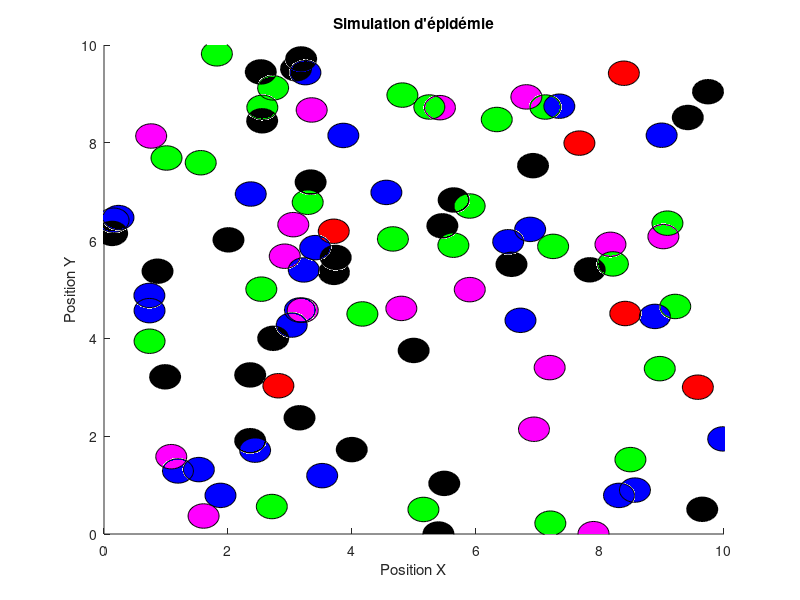

MATLAB code to generate this figure:
function simulate_epidemic()

    % Paramètres de la simulation
    num_individuals = 100;  % Nombre total d'individus
    num_infected = 1;       % Nombre initial d'individus infectés
    simulation_time = 100;  % Durée de la simulation

    % Paramètres du système différentiel
    beta = 0.3;   % Taux de transmission
    alpha = 0.1;  % Taux de récupération
    gamma = 0.05; % Taux de transition de I à T
    eta = 0.02;   % Taux de transition de T à R
    delta = 0.1;  % Facteur pour le modèle de délai

    % Conditions initiales du système différentiel
    S = 0.99;
    I = 0.01;
    T = 0;
    R = 0;

    % Créer la figure et définir les axes
    figure;
    axis([0 10 0 10]);
    xlabel('Position X');
    ylabel('Position Y');
    title('Simulation d''épidémie');

    % Initialiser les positions et les états des individus
    positions = 10 * rand(num_individuals, 2);  % Positions aléatoires
    states = zeros(num_individuals, 1);          % 0: Sain, 1: Infecté, 2: Exposé, 3: Récupéré, 4: Décédé
    states(1:num_infected) = 1;                 % Définir les premiers individus comme infectés

    % Couleurs pour les différents états
    colors = ['b'; 'r'; 'm'; 'g'; 'k'];  % Bleu: Sain, Rouge: Infecté, Magenta: Exposé, Vert: Récupéré, Noir: Décédé

    % Dessiner les cercles pour chaque individu
    circles = cell(num_individuals, 1);
    for i = 1:num_individuals
        circles{i} = rectangle('Position', [positions(i, 1)-0.25, positions(i, 2)-0.25, 0.5, 0.5], ...
            'Curvature', [1, 1], 'FaceColor', colors(states(i)+1, :));
    end

    % Boucle de simulation
    for t = 1:simulation_time
        % Mettre à jour les états des individus en fonction des valeurs du système différentiel
        dS = -beta * S * I;
        dI = beta * S * I - (alpha + gamma) * I;
        dT = gamma * I - eta * T;
        dR = eta * T;
        
        % Mise à jour des populations
        S = S + dS;
        I = I + dI;
        T = T + dT;
        R = R + dR;
        
        % Mettre à jour les états des individus en fonction des nouvelles valeurs du système différentiel
        for i = 1:num_individuals
            % Déplacer les individus aléatoirement
            positions(i, :) = positions(i, :) + randn(1, 2) * 0.1;

            % Vérifier les collisions avec les bords de la zone
            positions(i, 1) = max(min(positions(i, 1), 10), 0);
            positions(i, 2) = max(min(positions(i, 2), 10), 0);
            
            % Définir l'état en fonction des valeurs des populations
            if rand < S
                states(i) = 0;  % Sain
            elseif rand < S + I
                states(i) = 1;  % Infecté
            elseif rand < S + I + T
                states(i) = 2;  % Exposé
            elseif rand < S + I + T + R
                states(i) = 3;  % Récupéré
            else
                states(i) = 4;  % Décédé
            end

            % Mettre à jour la couleur et la position du cercle en fonction de l'état
            set(circles{i}, 'Position', [positions(i, 1)-0.25, positions(i, 2)-0.25, 0.5, 0.5], ...
                'FaceColor', colors(states(i)+1, :));
        end

        % Mettre à jour l'affichage
        drawnow;
        pause(0.01);  % Pause pour ralentir la simulation
    end
end

